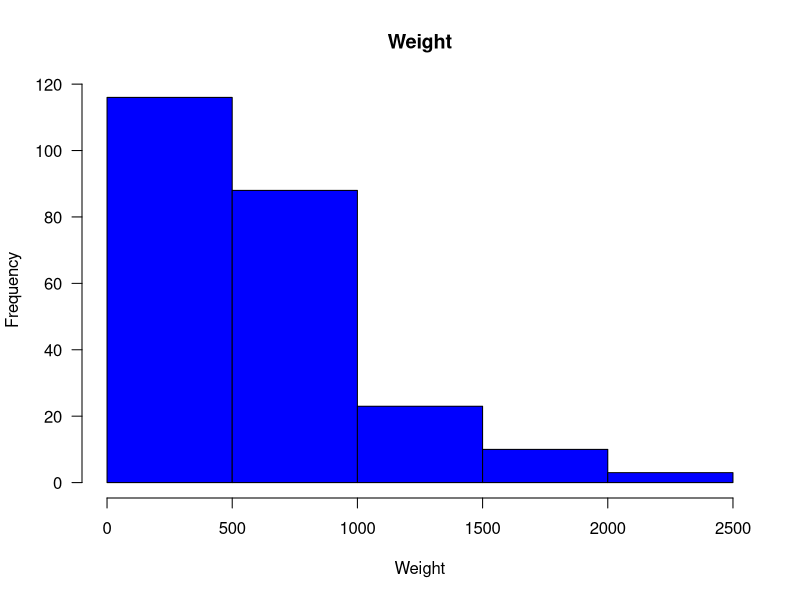
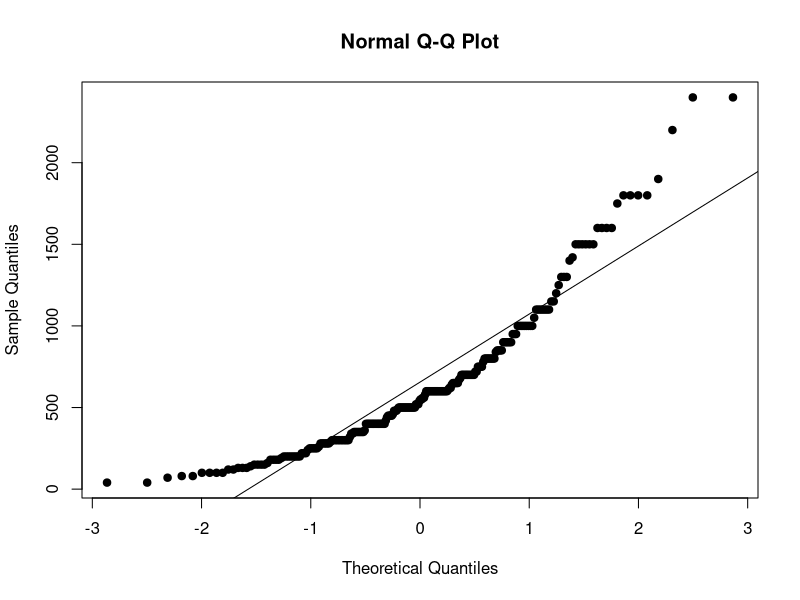

Here is the R script that generated these plots, in order:
# Created on: 29/6/21

#Dataset
df <- read.table("./input/OctopusF.txt", header = TRUE)

#Calculate descriptive measures
#Average
mean(df$Weight)

#Standard deviation
sd(df$Weight)

#Create histogram
hist(df$Weight, col="blue", breaks=5, xlab="Weight", main="Weight", las=1)

#Data regulation check
nWeight<-rnorm(length(df$Weight), mean=mean(df$Weight), sd=sd(df$Weight))
qqnorm(df$Weight, pch=19);qqline(nWeight)

#Confidence interval
t.test(df$Weight)